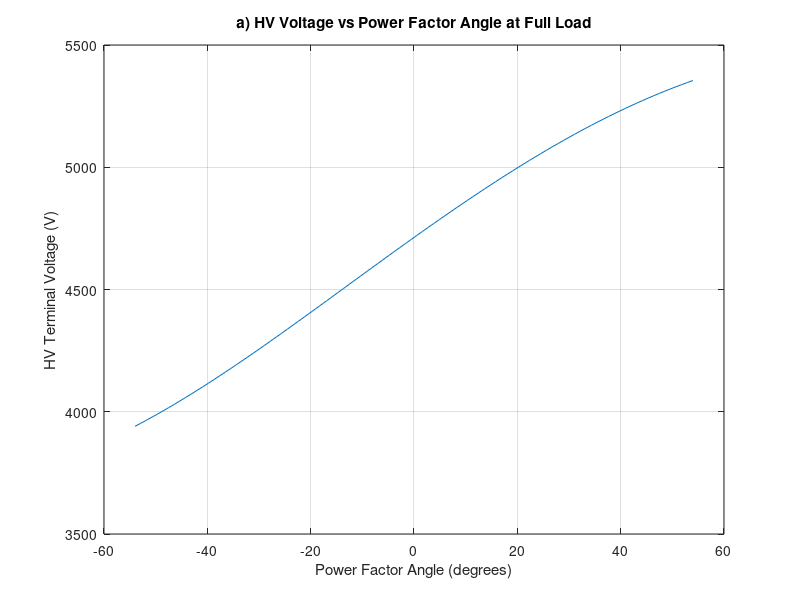
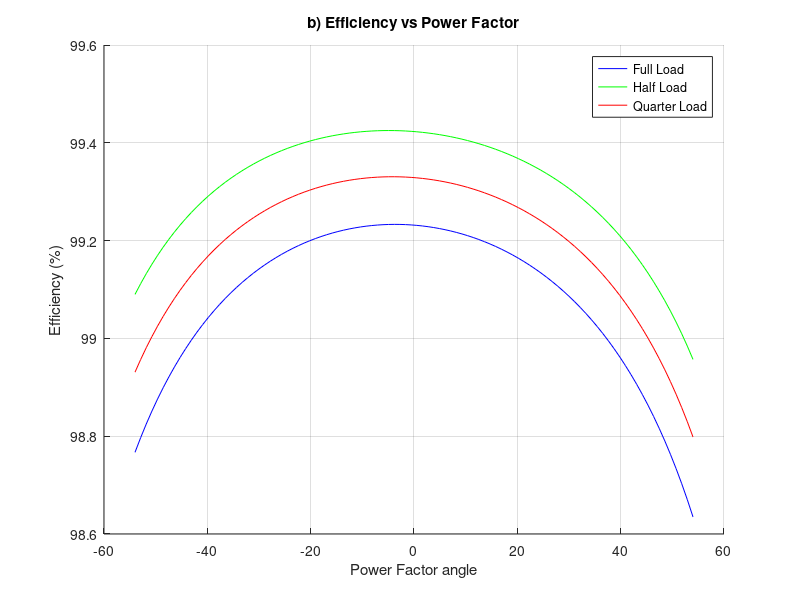
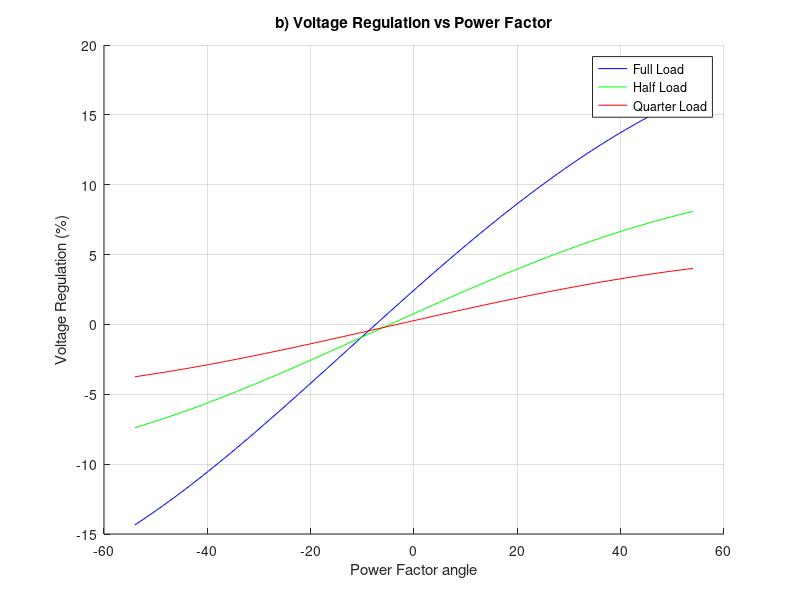
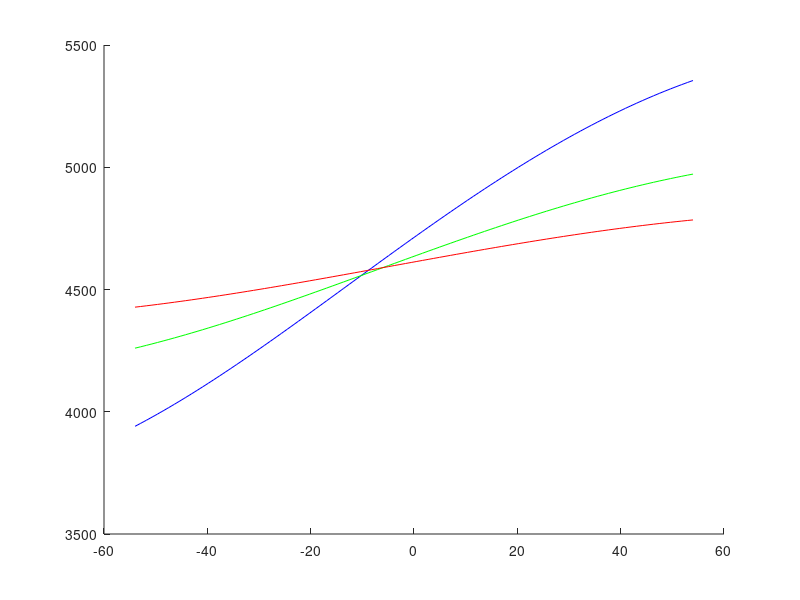

MATLAB code to generate these figures, in order: (Note: this script raises an error after producing the figures.)
clc;
clear;
close all;
% Transformer parameters
S_rated = 75e3;
V1_nom = 4600;
V2 = 240;
R1 = 0.846;
R2 = 0.00261;
X1 = 26.8;
X2 = 0.0745;
Rc = 220e3;
Xmu = 112e3;
% Turns ratio
a = V1_nom / V2;
% Referred secondary impedances to primary
R2_prime = R2 * a^2;
X2_prime = X2 * a^2;
R_total = R1 + R2_prime;
X_total = X1 + X2_prime;
% Full load secondary current
I2_full = S_rated / V2;
% power factor varies from 0.6 pf leading through unity pf to 0.6 pf lagging.
theta_deg = linspace(-54, 54, 100);
theta_values = deg2rad(theta_deg); % radians
pf = cos(theta_values);
% Part a: HV terminal voltage vs power factor at full-load
V1_values = zeros(size(pf));
for k = 1:length(theta_values)
theta = theta_values(k);
I_load_prime = (I2_full / a) * exp(-1j * theta);
V_drop = I_load_prime * (R_total + 1j * X_total);
V1 = V1_nom + V_drop;
V1_values(k) = abs(V1);
end
figure;
plot(theta_deg, V1_values);
xlabel('Power Factor Angle (degrees)');
ylabel('HV Terminal Voltage (V)');
title('a) HV Voltage vs Power Factor Angle at Full Load');
grid on;
% Part b: Efficiency and regulation for different load factors
load_factors = [1.0, 0.5, 0.25];
colors = ['b', 'g', 'r'];
labels = {'Full Load', 'Half Load', 'Quarter Load'};
% Efficiency plot
figure;
hold on;
for i = 1:length(load_factors)
lf = load_factors(i);
I2 = I2_full * lf;
I_load_prime_mag = I2 / a;
efficiencies = zeros(size(pf));
for k = 1:length(theta_values)
theta = theta_values(k);
I_load_prime = I_load_prime_mag * exp(-1j * theta);
V_drop = I_load_prime * (R_total + 1j * X_total);
V1 = V1_nom + V_drop;
V1_mag = abs(V1);
P_out = V2 * I2 * cos(theta);
copper_loss = (I_load_prime_mag^2) * R_total;
core_loss = (V1_mag^2) / Rc;
efficiency = P_out / (P_out + copper_loss + core_loss) * 100;
efficiencies(k) = efficiency;
end
plot(rad2deg(theta_values), efficiencies, colors(i), 'DisplayName', labels{i});
end
xlabel('Power Factor angle');
ylabel('Efficiency (%)');
title('b) Efficiency vs Power Factor');
legend;
grid on;
hold off;
% Regulation plot
figure;
hold on;
for i = 1:length(load_factors)
lf = load_factors(i);
I2 = I2_full * lf;
I_load_prime_mag = I2 / a;
regulations = zeros(size(pf));
for k = 1:length(theta_values)
theta = theta_values(k);
I_load_prime = I_load_prime_mag * exp(-1j * theta);
V_drop = I_load_prime * (R_total + 1j * X_total);
V1 = V1_nom + V_drop;
V1_mag = abs(V1);
regulation = (V1_mag - V1_nom) / V1_nom * 100;
regulations(k) = regulation;
end
plot(rad2deg(theta_values), regulations, colors(i), 'DisplayName', labels{i});
end
xlabel('Power Factor angle');
ylabel('Voltage Regulation (%)');
title('b) Voltage Regulation vs Power Factor');
legend;
grid on;
hold off;
%tapping check
figure;
hold on;
tapping_upper = V1_nom * 1.05;
tapping_lower = V1_nom * 0.95;
for i = 1:length(load_factors)
lf = load_factors(i);
I2 = I2_full * lf;
V1_values = zeros(size(theta_values));
for k = 1:length(theta_values)
theta = theta_values(k);
I_load_prime = (I2 / a) * exp(-1j * theta);
V_drop = I_load_prime * (R_total + 1j * X_total);
V1 = V1_nom + V_drop;
V1_values(k) = abs(V1);
end
% Plotting
plot(theta_deg, V1_values, colors(i), 'DisplayName', labels{i});
% Indices where voltage is within tapping range
idx_valid = find(V1_values <= tapping_upper & V1_values >= tapping_lower);
fprintf('Load factor: %.2f\n', lf);
if ~isempty(idx_valid)
min_valid_angle = theta_deg(min(idx_valid));
max_valid_angle = theta_deg(max(idx_valid));
fprintf(' ✅ HV within ±5%% tapping from %.1f° to %.1f°\n\n', min_valid_angle, max_valid_angle);
else
fprintf(' ❌ HV voltage exceeds ±5%% tapping for all power factor angles.\n\n');
end
end

yline(tapping_upper, '--r', 'Upper Tapping Limit', 'LabelHorizontalAlignment', 'left',...
'LabelVerticalAlignment', 'bottom');
yline(tapping_lower, '--b', 'Lower Tapping Limit', 'LabelHorizontalAlignment', 'left',...
'LabelVerticalAlignment', 'top');
xlabel('Power Factor Angle (degrees)');
ylabel('HV Terminal Voltage (V)');
title('d) HV Voltage vs Power Factor Angle at Full, Half, and Quarter Load');
legend show;
grid on;
hold off